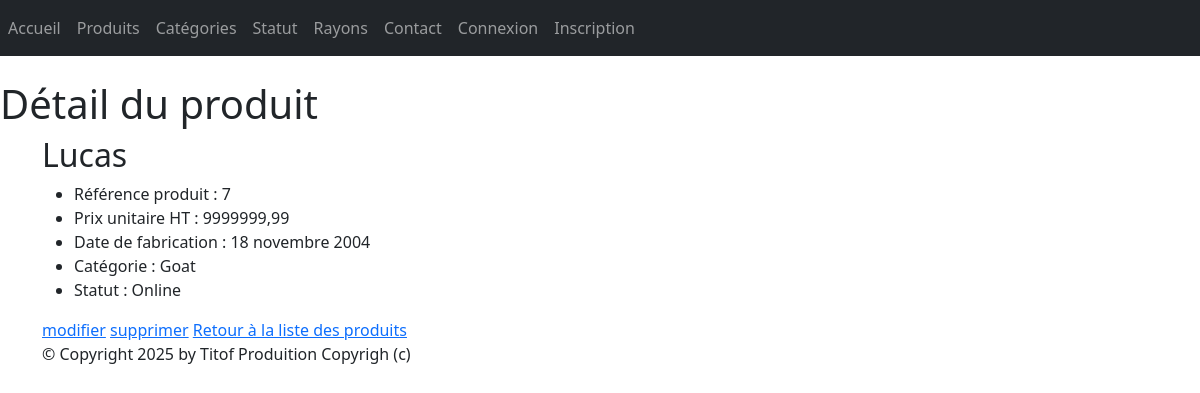
/monApp/produit/7/, run on the app's committed database.
### monApp/models.py (models this page shows, shortened)
class Produit(models.Model):
    refProd = models.AutoField(primary_key=True)
    intituleProd = models.CharField(max_length=200)
    prixUnitaireProd = models.DecimalField(max_digits=10, decimal_places=2)
    dateFabr = models.DateField(default=date.today())
    categorie = models.ForeignKey(Categorie, on_delete=models.CASCADE, related_name="produits",null=True, blank=True)
    statut = models.ForeignKey(Statut, on_delete=models.CASCADE, related_name="produitS",null=True, blank=True)

class Categorie(models.Model):
    idCat = models.AutoField(primary_key=True)
    nomCat = models.CharField(max_length=100)
    def __str__(self):
        return self.nomCat

class Statut(models.Model):
    idStatut = models.AutoField(primary_key=True)
    libelle = models.CharField(max_length=200)
    def __str__(self):
        return self.libelle

### monApp/views.py (the view)
# urls.py: path("produit/<pk>/" ,views.ProduitDetailView.as_view(), name="dtl_prdt"),
class ProduitDetailView(DetailView):
    model = Produit
    template_name = "monApp/detail_produit.html"
    context_object_name = "prdt"
    def get_context_data(self, **kwargs):
        context = super(ProduitDetailView, self).get_context_data(**kwargs)
        context['titremenu'] = "Détail du produit"
        return context

### monApp/templates/monApp/detail_produit.html
{% extends 'monApp/base.html' %}
{% block menu %}
    <h1>{{titremenu}}</h1>
{% endblock %}
{% block contenu %}
    <h2>{{ prdt.intituleProd }}</h2>
    <ul>
        <li>Référence produit : {{prdt.refProd }} </li>
        <li>Prix unitaire HT : {{ prdt.prixUnitaireProd }} </li>
        <li>Date de fabrication : {{ prdt.dateFabr }} </li>
        <li>Catégorie : {{ prdt.categorie }} </li>
        <li>Statut : {{ prdt.statut }}</li>
    </ul>
    <a href="{% url 'prdt-chng' prdt.refProd %}">modifier</a>
    <a href="{% url 'dlt-prdt' prdt.refProd %}">supprimer</a>
    <a href="{% url 'lst_prdts' %}">Retour à la liste des produits</a>
{% endblock %}

### static/styles.css (style rules this page uses)
h1 { color: red }

### data on the page
Produit: intituleProd "Lucas", refProd "7", prixUnitaireProd "9999999,99", dateFabr "18 novembre 2004", categorie "Goat", statut "Online"

### other printed values
{{ titremenu }} "Détail du produit"
